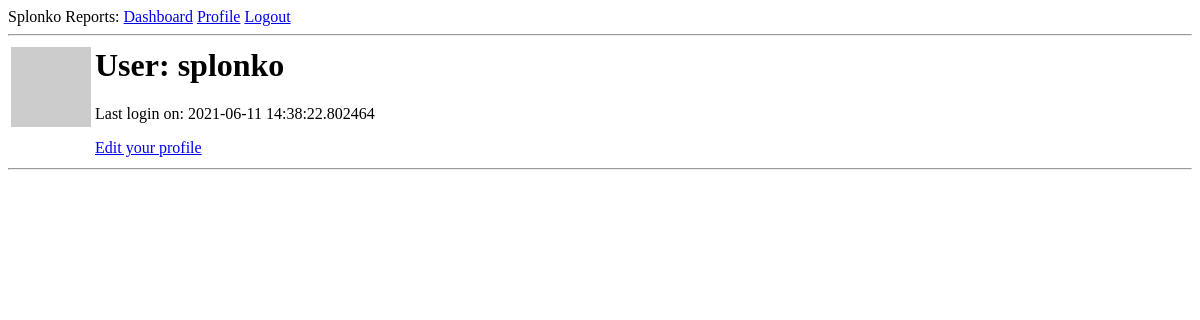
/user/splonko (signed in), run on an earlier commit of the app's database.
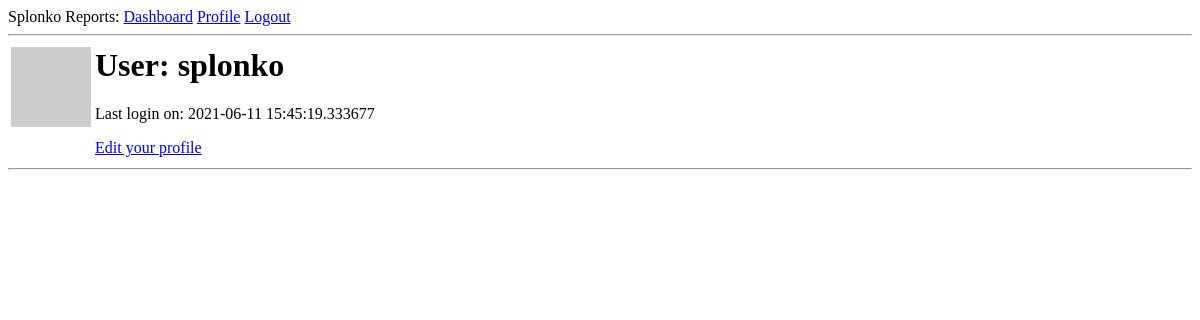
And on a later commit of the database.
### app/models.py (models this page shows, shortened)
class User(UserMixin, db.Model):
    id = db.Column(db.Integer, primary_key=True)
    username = db.Column(db.String(64), index=True, unique=True)
    email = db.Column(db.String(120), index=True, unique=True)
    password_hash = db.Column(db.String(128))
    about_me = db.Column(db.String(140))
    last_login = db.Column(db.DateTime, default=datetime.utcnow)
    def avatar(self, size):
        digest = md5(self.email.lower().encode('utf-8')).hexdigest()
        return 'https://www.gravatar.com/avatar/{}?d=identicon&s={}'.format(
            digest, size)

### app/routes.py (the view)
@app.route('/user/<username>')
@login_required
def user(username):
    user = User.query.filter_by(username=username).first_or_404()
    return render_template('user.html', user=user)

### app/models.py (called while the page is built)
@login.user_loader
def load_user(id):
    return User.query.get(int(id))

### app/routes.py (called while the page is built)
@app.before_request
def before_request():
    if current_user.is_authenticated:
        current_user.last_login = datetime.utcnow()
        db.session.commit()

### app/templates/user.html (shortened to what this page needs)
{% extends "base.html" %}
{% block content %}
    <table>
        <tr valign="top">
            <td><img src="{{ user.avatar(128) }}"></td>
            <td>
                <h1>User: {{ user.username }}</h1>
                {% if user.last_login %}<p>Last login on: {{ user.last_login }}</p>{% endif %}
                {% if user == current_user %}
                    <p><a href="{{ url_for('edit_profile') }}">Edit your profile</a></p>
                {% endif %}
            </td>
        </tr>
    </table>
    <hr>
{% endblock %}

### app/templates/base.html (shortened to what this page needs)
<html>
    <head>
    </head>
    <body>
        <div>
            Splonko Reports:
                <a href="{{ url_for('index') }}">Dashboard</a>
                {% if current_user.is_anonymous %}
                     <a href="{{ url_for('login') }}">Login</a>
                {% else %}
                    <a href="{{ url_for('user', username=current_user.username) }}">Profile</a>
                    <a href="{{ url_for('logout') }}">Logout</a>
                {% endif %}
        </div>
        <hr>
        {% block content %}
        {% endblock %}
    </body>
</html>

What changed in the data, as far as the page shows it:
changed User "splonko": last_login "2021-06-11 14:38:22.802464" → "2021-06-11 15:45:19.333677"
